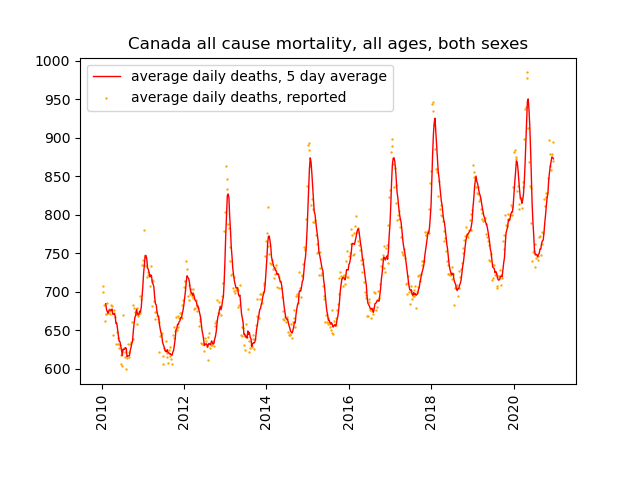

This figure's Python source:
#!/usr/bin/python3
# https://www.arcgis.com/home/item.html?id=6bfe7832017546e5b30c5cc6a201091b
import pandas as pd
import numpy as np
import matplotlib.pyplot as plt
import matplotlib.dates as dates
from datetime import datetime
from scipy.interpolate import make_interp_spline
from scipy.interpolate import interp1d

# --- load ---

df = pd.read_csv("13100768.csv")

# print(df.columns)
# 'REF_DATE'
# 'GEO'
# 'DGUID'
# 'Age at time of death'
# 'Sex',
# 'Characteristics'
# 'UOM'
# 'UOM_ID'
# 'SCALAR_FACTOR'
# 'SCALAR_ID',
# 'VECTOR'
# 'COORDINATE'
# 'VALUE'
# 'STATUS'
# 'SYMBOL'
# 'TERMINATED',
# 'DECIMALS'

#for col in df.columns:
#    print(col)
#    print(df[col].unique())

#quit()

# --- cleanup ---

# reduce dataset to just useful columns
df = df.drop(columns=['DGUID', 'Characteristics', 'UOM', 'UOM_ID', 'SCALAR_FACTOR', 'SCALAR_ID', 'VECTOR', 'COORDINATE', 'STATUS', 'SYMBOL', 'TERMINATED', 'DECIMALS'])

# drop rows with no data
df = df.dropna(subset=['VALUE'])

# cleanup REF_DATE, GEO, Age at time of death
df['REF_DATE'] = pd.to_datetime(df['REF_DATE'], yearfirst=True)
df['GEO'] = df['GEO'].str.extract(r'(.*), place of occurrence')
df['Age at time of death'] = df['Age at time of death'].str.extract(r'Age at time of death, (.*)')
#print(df)

def generate(out,geo,age,sex):

    print("---- %s ----" % out)

    # --- select ---

    df2 = df[ (df['GEO'] == geo) & (df['Age at time of death'] == age) & (df['Sex'] == sex) ]
    df2 = df2.copy()
    print(df2)

    df2['daily_deaths'] = df2['VALUE'] / 7
    df2['daily_deaths_avg'] = df2['daily_deaths'].rolling(window=5).mean()

    # --- plot ---

    date = df2['REF_DATE']
    new = df2['daily_deaths']
    avg = df2['daily_deaths_avg']

    plt.scatter(date, new, 0.5, color='orange', label='average daily deaths, reported')

    plt.plot(date, avg, linewidth=1, color='red', label='average daily deaths, 5 day average')


    # --- write out ---

    plt.xticks(rotation=90)
    plt.subplots_adjust(bottom=0.2)

    #plt.legend(bbox_to_anchor=(1, 0.9))
    plt.legend(loc='best')

    plt.title('%s all cause mortality, %s, %s' % (geo,age.lower(),sex.lower()))

    plt.savefig(out)

    plt.close()

# --- generate ---

generate('canada.png', 'Canada', 'all ages', 'Both sexes')
generate('ontario.png', 'Ontario', 'all ages', 'Both sexes')
